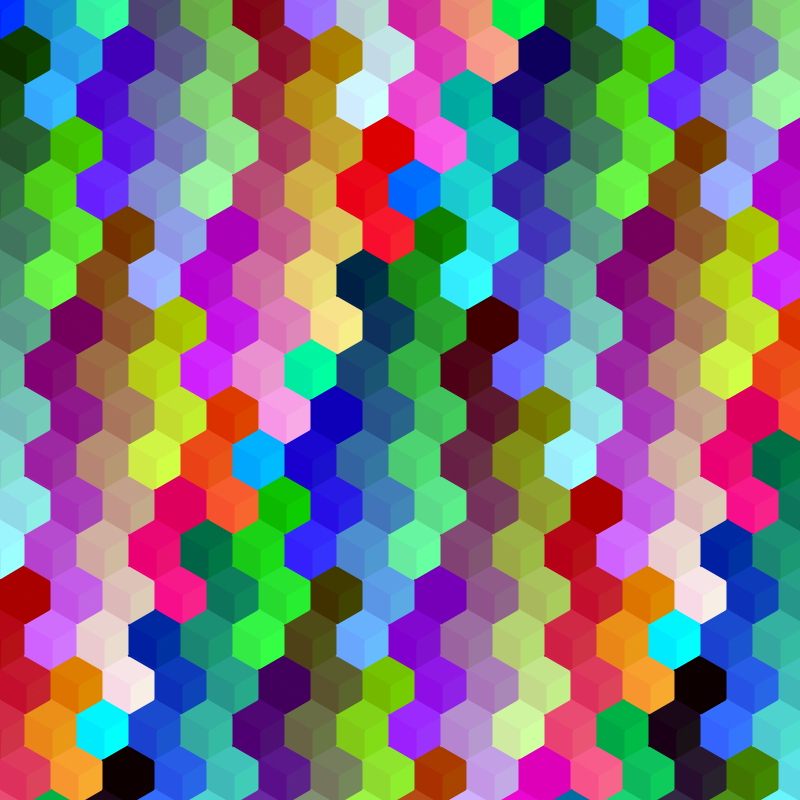
Frame 1 (no input)
Frame 60 (the mouse pressed at the canvas centre just before this capture): identical to frame 1, image omitted
Frame 120 (the mouse held since frame 60 and released just before this capture): identical to frame 1, image omitted

The Processing sketch that drew this single still picture (run headless with seeded random() and noise(); from frame 60 on, the mouse is pressed at the canvas centre):

// Processing sketch: processing_95318
// ── processing_95318.pde

void setup(){
  size(800,800);
}
float x=0.0;
float y=0.0;
float a=0.0;
float c=30.0;
int i=0;
int r=0;
int g=51;
int b=255;
void draw(){
  strokeWeight(2);
while(x<1000){
  y=10;
  while(y<1000){
    if(r>255){
      r=0;
    }
    if(g>255){
      g=0;
    }
    if(b>255){
      b=0;
    }
    a=0;
    fill(r,g,b);
    stroke(r,g,b);
    while (a<(2*PI/3)){
      
      triangle(x,y,(x+c*sin(a)),(y+c*cos(a)),(x+c*sin(a+PI/3)),(y+c*cos(a+PI/3)));
      a=a+PI/3;
      
    
    }
    fill(r,g-10,b);
    stroke(r,g-10,b);
    while (a<(4*PI/3)){
      
      triangle(x,y,(x+c*sin(a)),(y+c*cos(a)),(x+c*sin(a+PI/3)),(y+c*cos(a+PI/3)));
      a=a+PI/3;
      
    
    }
    fill(r,g-20,b);
    stroke(r,g-20,b);
    while (a<(2*PI-0.1)){
      
      triangle(x,y,(x+c*sin(a)),(y+c*cos(a)),(x+c*sin(a+PI/3)),(y+c*cos(a+PI/3)));
      a=a+PI/3;
      
    
    }
    r=r+13;
    g=g+17;
    b=b+23;
    
    i=i+1;
   y=y+1.5*c;
   x=x-c*sin(PI/3)*pow(-1,i);
  }

 x=x+2*c*sin(PI/3);

}

}
